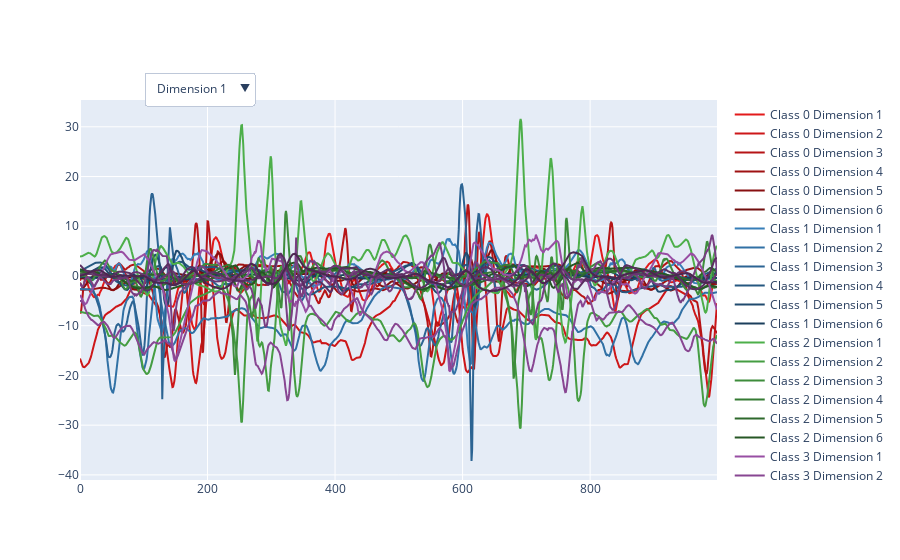

Notebook code for this chart:
### Code cell
import plotly.graph_objects as go
import numpy as np
import colorsys

unique_classes = np.unique(y_train)
base_colors = ['rgb(228,26,28)', 'rgb(55,126,184)', 'rgb(77,175,74)', 'rgb(152,78,163)', 'rgb(255,127,0)']  

fig = go.Figure()

# Create a trace for each class and dimension
for j, cls in enumerate(unique_classes):
    indices = np.where(y_train == cls)[0]
    idx = np.random.choice(indices)
    window = X_train[idx]
    for i in range(6):
        rgb = base_colors[j].lstrip('rgb(').rstrip(')').split(',')
        hls = colorsys.rgb_to_hls(int(rgb[0])/255, int(rgb[1])/255, int(rgb[2])/255)
        hls = (hls[0], hls[1]*(1 - 0.1*i), hls[2])  # Adjust lightness
        rgb = colorsys.hls_to_rgb(*hls)
        color = f'rgb({int(rgb[0]*255)},{int(rgb[1]*255)},{int(rgb[2]*255)})'
        fig.add_trace(go.Scatter(y=window[:, i], mode='lines', name=f'Class {cls} Dimension {i+1}', line=dict(color=color)))

# Create buttons for each dimension
buttons = []
for i in range(6):
    buttons.append(dict(
        label=f"Dimension {i+1}",
        method="update",
        args=[{"visible": [j%6 == i for j in range(len(unique_classes)*6)]}]
    ))

# Add dropdown
fig.update_layout(
    updatemenus=[
        go.layout.Updatemenu(
            buttons=buttons,
            direction="down",
            pad={"r": 10, "t": 10},
            showactive=True,
            x=0.1,
            xanchor="left",
            y=1.1,
            yanchor="top"
        ),
    ]
)

fig.show()

### Figure 1 — Plotly figure (JSON) as saved in the notebook; plotly's stock layout.template omitted (floating-point values rounded to 4 significant figures; data arrays with more than 128 entries replaced by an {"elided": "..."} marker saying what was removed)
{"data": [{"line": {"color": "rgb(227,26,27)"}, "mode": "lines", "name": "Class 0 Dimension 1", "type": "scatter", "y": {"elided": "1000 float values"}}, {"line": {"color": "rgb(205,23,25)"}, "mode": "lines", "name": "Class 0 Dimension 2", "type": "scatter", "y": {"elided": "1000 float values"}}, {"line": {"color": "rgb(182,20,22)"}, "mode": "lines", "name": "Class 0 Dimension 3", "type": "scatter", "y": {"elided": "1000 float values"}}, {"line": {"color": "rgb(159,18,19)"}, "mode": "lines", "name": "Class 0 Dimension 4", "type": "scatter", "y": {"elided": "1000 float values"}}, {"line": {"color": "rgb(136,15,16)"}, "mode": "lines", "name": "Class 0 Dimension 5", "type": "scatter", "y": {"elided": "1000 float values"}}, {"line": {"color": "rgb(113,13,13)"}, "mode": "lines", "name": "Class 0 Dimension 6", "type": "scatter", "y": {"elided": "1000 float values"}}, {"line": {"color": "rgb(55,126,184)"}, "mode": "lines", "name": "Class 1 Dimension 1", "type": "scatter", "y": {"elided": "1000 float values"}}, {"line": {"color": "rgb(49,113,165)"}, "mode": "lines", "name": "Class 1 Dimension 2", "type": "scatter", "y": {"elided": "1000 float values"}}, {"line": {"color": "rgb(44,100,147)"}, "mode": "lines", "name": "Class 1 Dimension 3", "type": "scatter", "y": {"elided": "1000 float values"}}, {"line": {"color": "rgb(38,88,128)"}, "mode": "lines", "name": "Class 1 Dimension 4", "type": "scatter", "y": {"elided": "1000 float values"}}, {"line": {"color": "rgb(32,75,110)"}, "mode": "lines", "name": "Class 1 Dimension 5", "type": "scatter", "y": {"elided": "1000 float values"}}, {"line": {"color": "rgb(27,63,92)"}, "mode": "lines", "name": "Class 1 Dimension 6", "type": "scatter", "y": {"elided": "1000 float values"}}, {"line": {"color": "rgb(77,175,74)"}, "mode": "lines", "name": "Class 2 Dimension 1", "type": "scatter", "y": {"elided": "1000 float values"}}, {"line": {"color": "rgb(69,157,66)"}, "mode": "lines", "name": "Class 2 Dimension 2", "type": "scatter", "y": {"elided": "1000 float values"}}, {"line": {"color": "rgb(61,140,59)"}, "mode": "lines", "name": "Class 2 Dimension 3", "type": "scatter", "y": {"elided": "1000 float values"}}, {"line": {"color": "rgb(53,122,51)"}, "mode": "lines", "name": "Class 2 Dimension 4", "type": "scatter", "y": {"elided": "1000 float values"}}, {"line": {"color": "rgb(46,105,44)"}, "mode": "lines", "name": "Class 2 Dimension 5", "type": "scatter", "y": {"elided": "1000 float values"}}, {"line": {"color": "rgb(38,87,37)"}, "mode": "lines", "name": "Class 2 Dimension 6", "type": "scatter", "y": {"elided": "1000 float values"}}, {"line": {"color": "rgb(152,78,163)"}, "mode": "lines", "name": "Class 3 Dimension 1", "type": "scatter", "y": {"elided": "1000 float values"}}, {"line": {"color": "rgb(136,70,146)"}, "mode": "lines", "name": "Class 3 Dimension 2", "type": "scatter", "y": {"elided": "1000 float values"}}, {"line": {"color": "rgb(121,62,130)"}, "mode": "lines", "name": "Class 3 Dimension 3", "type": "scatter", "y": {"elided": "1000 float values"}}, {"line": {"color": "rgb(106,54,114)"}, "mode": "lines", "name": "Class 3 Dimension 4", "type": "scatter", "y": {"elided": "1000 float values"}}, {"line": {"color": "rgb(91,46,97)"}, "mode": "lines", "name": "Class 3 Dimension 5", "type": "scatter", "y": {"elided": "1000 float values"}}, {"line": {"color": "rgb(76,39,81)"}, "mode": "lines", "name": "Class 3 Dimension 6", "type": "scatter", "y": {"elided": "1000 float values"}}], "layout": {"updatemenus": [{"buttons": [{"args": [{"visible": [true, false, false, false, false, false, true, false, false, false, false, false, true, false, false, false, false, false, true, false, false, false, false, false]}], "label": "Dimension 1", "method": "update"}, {"args": [{"visible": [false, true, false, false, false, false, false, true, false, false, false, false, false, true, false, false, false, false, false, true, false, false, false, false]}], "label": "Dimension 2", "method": "update"}, {"args": [{"visible": [false, false, true, false, false, false, false, false, true, false, false, false, false, false, true, false, false, false, false, false, true, false, false, false]}], "label": "Dimension 3", "method": "update"}, {"args": [{"visible": [false, false, false, true, false, false, false, false, false, true, false, false, false, false, false, true, false, false, false, false, false, true, false, false]}], "label": "Dimension 4", "method": "update"}, {"args": [{"visible": [false, false, false, false, true, false, false, false, false, false, true, false, false, false, false, false, true, false, false, false, false, false, true, false]}], "label": "Dimension 5", "method": "update"}, {"args": [{"visible": [false, false, false, false, false, true, false, false, false, false, false, true, false, false, false, false, false, true, false, false, false, false, false, true]}], "label": "Dimension 6", "method": "update"}], "direction": "down", "pad": {"r": 10, "t": 10}, "showactive": true, "x": 0.1, "xanchor": "left", "y": 1.1, "yanchor": "top"}]}}
